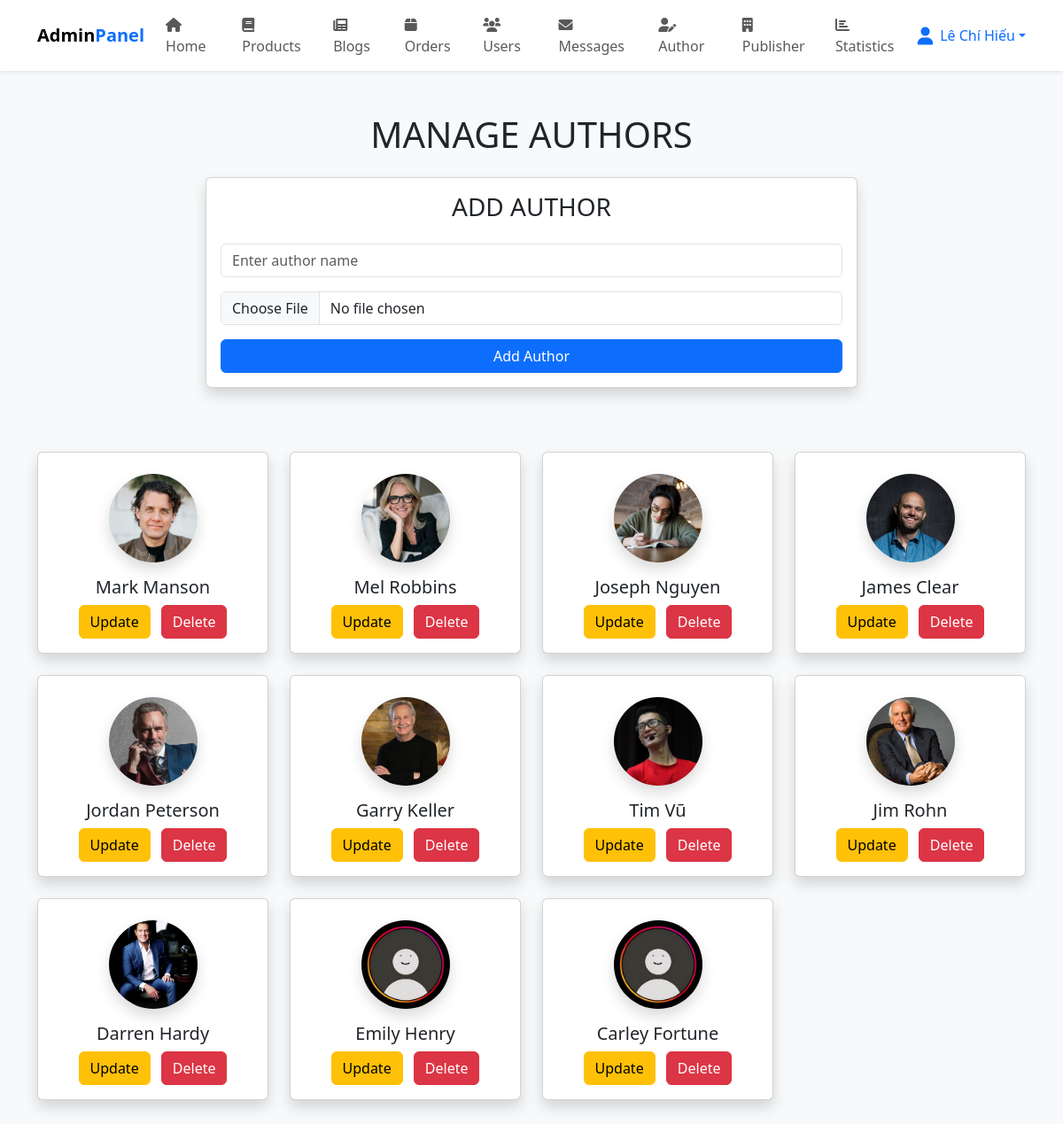
The page /admin_authors.php (signed in) on the database its author committed.
### tables this page shows
CREATE TABLE `author` (
  `id` int(11) NOT NULL,
  `author_name` varchar(100) NOT NULL,
  `profile_picture` varchar(255) DEFAULT 'No-profile-picture.jpeg'
);

### admin_authors.php (the view, shortened to what this page needs)
<?php
include 'config.php';
?>
<!DOCTYPE html>
<html lang="en">
<head>
    <link href="https://cdn.jsdelivr.net/npm/bootstrap@5.3.3/dist/css/bootstrap.min.css" rel="stylesheet">
    <link rel="stylesheet" href="https://cdnjs.cloudflare.com/ajax/libs/font-awesome/6.0.0/css/all.min.css">
</head>
<body class="bg-light">
    <?php include 'admin_header.php'; ?>
    <section class="container my-5">
        <h1 class="text-center text-uppercase mb-4">Manage Authors</h1>
        <div class="row justify-content-center">
            <div class="col-lg-8">
                <div class="card shadow mb-4">
                    <div class="card-body">
                        <form action="" method="post" enctype="multipart/form-data">
                            <h3 class="mb-4 text-center text-uppercase">Add Author</h3>
                            <div class="mb-3">
                                <input type="text" name="author_name" class="form-control" placeholder="Enter author name" required>
                            </div>
                            <div class="mb-3">
                                <input type="file" name="profile_picture" accept="image/jpg, image/jpeg, image/png" class="form-control" required>
                            </div>
                            <div class="d-grid">
                                <input type="submit" value="Add Author" name="add_author" class="btn btn-primary">
                            </div>
                        </form>
                    </div>
                </div>
            </div>
        </div>
    </section>
    <section class="container mb-5">
        <div class="row g-4">
            <?php
            $select_authors = mysqli_query($conn, "SELECT * FROM `author`") or die('query failed');
            if (mysqli_num_rows($select_authors) > 0) {
                while ($author = mysqli_fetch_assoc($select_authors)) {
            ?>
                    <div class="col-md-3 col-sm-6">
                        <div class="card h-100 text-center shadow">
                            <div class="pt-4">
                                <img src="uploaded_img/<?php echo htmlspecialchars($author['profile_picture']); ?>" class="rounded-circle shadow" style="width:100px; height:100px; object-fit:cover;" alt="">
                            </div>
                            <div class="card-body">
                                <h5 class="card-title"><?php echo htmlspecialchars($author['author_name']); ?></h5>
                                <a href="admin_authors.php?update=<?php echo $author['id']; ?>" class="btn btn-warning me-2">Update</a>
                                <a href="admin_authors.php?delete=<?php echo $author['id']; ?>" class="btn btn-danger" onclick="return confirm('Delete this author?');">Delete</a>
                            </div>
                        </div>
                    </div>
            <?php
                }
            } else {
                echo '<div class="col-12"><div class="alert alert-info text-center">No authors added yet!</div></div>';
            }
            ?>
        </div>
    </section>
</body>
</html>

### admin_header.php (shortened to what this page needs)
<?php
$admin_name = isset($_SESSION['admin_name']) ? htmlspecialchars($_SESSION['admin_name']) : 'Admin';
?>
<header>
  <nav class="navbar navbar-expand-lg navbar-light bg-white shadow-sm">
    <div class="container">
      <a class="navbar-brand fw-bold" href="admin_page.php">Admin<span class="text-primary">Panel</span></a>
      <div class="collapse navbar-collapse" id="adminNavbar">
        <ul class="navbar-nav me-auto mb-2 mb-lg-0">
          <li class="nav-item">
            <a class="nav-link" href="admin_page.php">
              <i class="fas fa-home me-1"></i> Home
            </a>
          </li>
          <li class="nav-item">
            <a class="nav-link" href="admin_products.php">
              <i class="fas fa-book me-1"></i> Products
            </a>
          </li>
          <li class="nav-item">
            <a class="nav-link" href="admin_blogs.php">
              <i class="fas fa-newspaper me-1"></i> Blogs
            </a>
          </li>
          <li class="nav-item">
            <a class="nav-link" href="admin_orders.php">
              <i class="fas fa-box me-1"></i> Orders
            </a>
          </li>
          <li class="nav-item">
            <a class="nav-link" href="admin_users.php">
              <i class="fas fa-users me-1"></i> Users
            </a>
          </li>
          <li class="nav-item">
            <a class="nav-link" href="admin_contacts.php">
              <i class="fas fa-envelope me-1"></i> Messages
            </a>
          </li>
          <li class="nav-item">
            <a class="nav-link" href="admin_authors.php">
              <i class="fas fa-user-edit me-1"></i> Author
            </a>
          </li>
          <li class="nav-item">
            <a class="nav-link" href="admin_publishers.php">
              <i class="fas fa-building me-1"></i> Publisher
            </a>
          </li>
          <li class="nav-item">
            <a class="nav-link" href="admin_statistics.php">
              <i class="fas fa-chart-bar me-1"></i>Statistics
            </a>
          </li>
        </ul>
        <div class="dropdown">
          <a href="#" class="d-flex align-items-center text-decoration-none dropdown-toggle" id="accountDropdown" data-bs-toggle="dropdown" aria-expanded="false">
            <i class="fas fa-user fa-lg me-2"></i>
            <?php echo $admin_name; ?>
          </a>
        </div>
      </div>
    </div>
  </nav>
</header>

### rows shown on the page
author: profile_picture (picture), author_name "Mark Manson"
author: profile_picture (picture), author_name "Mel Robbins"
author: profile_picture (picture), author_name "Joseph Nguyen"
author: profile_picture (picture), author_name "James Clear"
author: profile_picture (picture), author_name "Jordan Peterson"
author: profile_picture (picture), author_name "Garry Keller"
author: profile_picture (picture), author_name "Tim Vũ"
author: profile_picture (picture), author_name "Jim Rohn"
author: profile_picture (picture), author_name "Darren Hardy"
author: profile_picture (picture), author_name "Emily Henry"
author: profile_picture (picture), author_name "Carley Fortune"

### other values the page prints
$admin_name "Lê Chí Hiếu"
